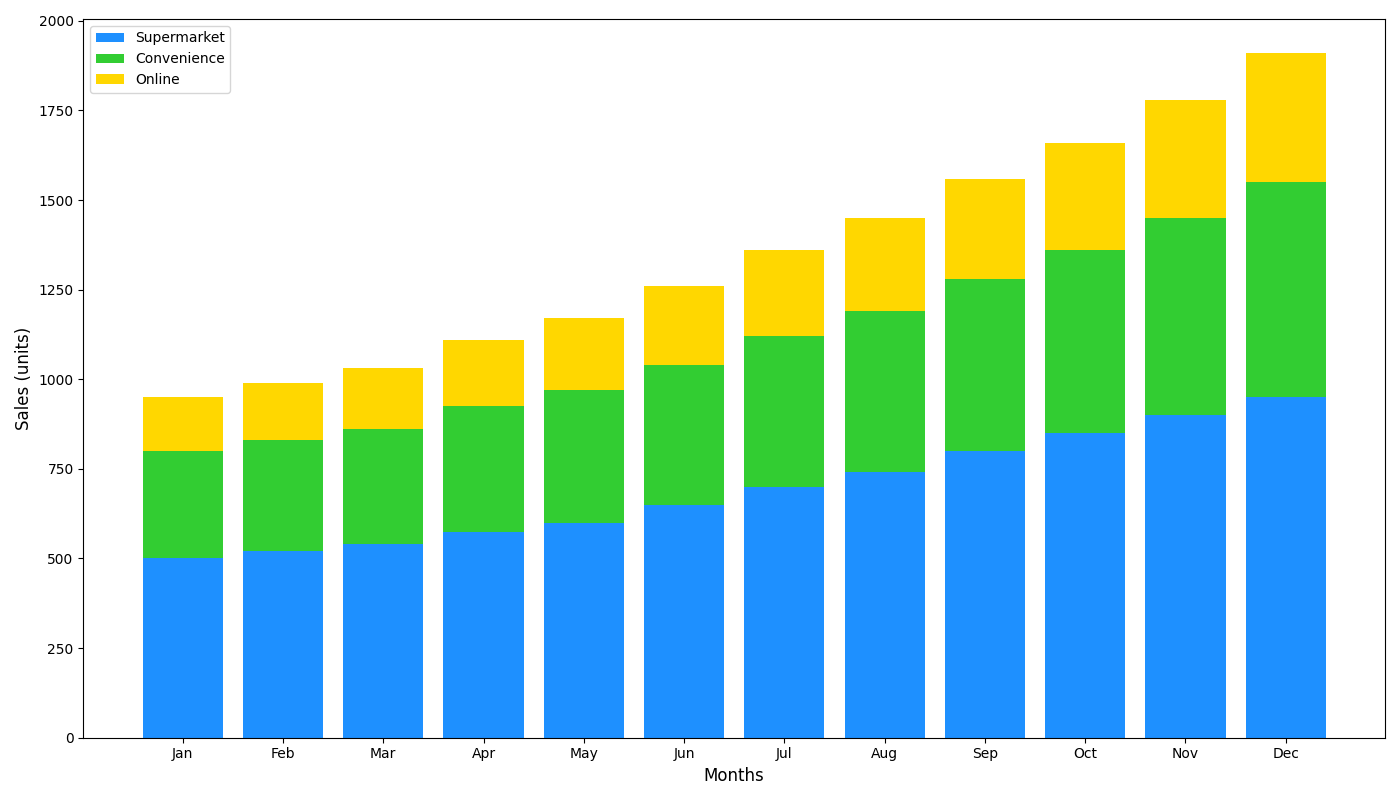

Reproduce this figure in Python.
import matplotlib.pyplot as plt
import numpy as np

# Months
months = ["Jan", "Feb", "Mar", "Apr", "May", "Jun", "Jul", "Aug", "Sep", "Oct", "Nov", "Dec"]

# Sales data for store types
supermarket_sales = [500, 520, 540, 575, 600, 650, 700, 740, 800, 850, 900, 950]
convenience_sales = [300, 310, 320, 350, 370, 390, 420, 450, 480, 510, 550, 600]
online_sales = [150, 160, 170, 185, 200, 220, 240, 260, 280, 300, 330, 360]

# Plot setup
fig, ax1 = plt.subplots(figsize=(14, 8))

# Stacked bar chart
ax1.bar(months, supermarket_sales, color='#1E90FF', label='Supermarket')  # DodgerBlue
ax1.bar(months, convenience_sales, bottom=supermarket_sales, color='#32CD32', label='Convenience')  # LimeGreen
ax1.bar(months, online_sales, bottom=np.array(supermarket_sales) + np.array(convenience_sales), color='#FFD700', label='Online')  # Gold

# Labels
ax1.set_xlabel("Months", fontsize=12)
ax1.set_ylabel("Sales (units)", fontsize=12)

# Legend
ax1.legend()

# Layout
fig.tight_layout()

# Display
plt.show()
